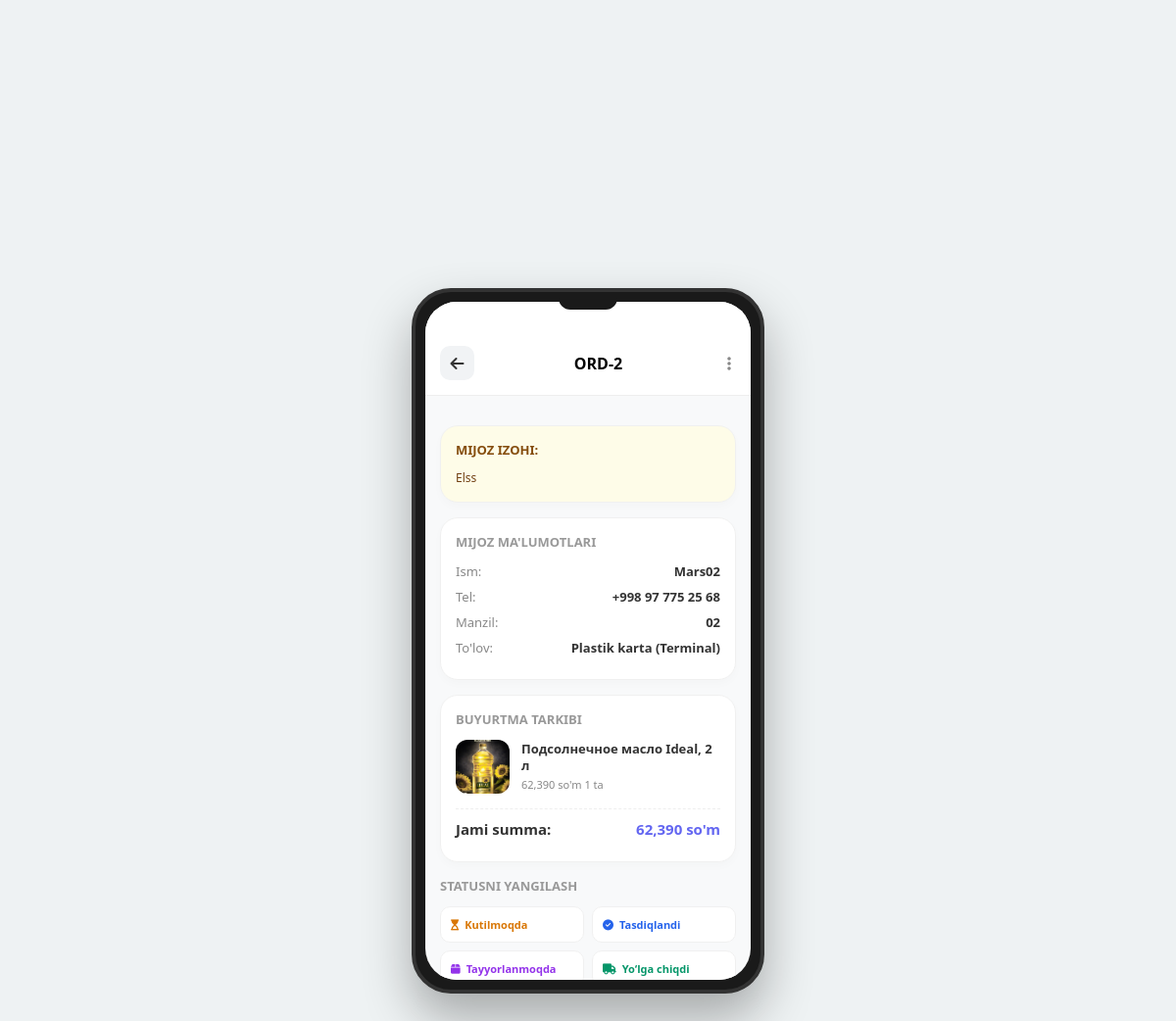
The app's page /buyurma_details/2/ with its own data.
### app/models.py (models this page shows, shortened)
class BaseCreatedModel(models.Model):
    created_at = models.DateTimeField(auto_now_add=True)
    updated_at = models.DateTimeField(auto_now=True)
    class Meta:
        abstract = True

class Order(BaseCreatedModel):
    class OrderStatusChoice(models.TextChoices):
        PENDING = 'Kutilmoqda', 'Kutilmoqda'          # Buyurtma tushdi, lekin hali ko'rilmadi
        CONFIRMED = 'Tasdiqlandi', 'Tasdiqlandi'     # Admin buyurtmani ko'rib, tasdiqladi
        PROCESSING = 'Tayyorlanmoqda', 'Tayyorlanmoqda' # Omborxonada qadoqlanmoqda
        SHIPPED = 'Yo‘lga chiqdi', 'Yo‘lga chiqdi'       # Kuryerga berildi yoki pochta yo'lida
        DELIVERED = 'Yetkazildi', 'Yetkazildi'      # Mijoz mahsulotni qabul qilib oldi
        CANCELLED = 'Bekor qilindi', 'Bekor qilindi'   # Mijoz yoki admin tomonidan bekor qilindi
        RETURNED = 'Qaytarildi', 'Qaytarildi'
    class PaymentMethodChoice(models.TextChoices):
        CASH = 'cash', 'Naqd pul'
        CARD = 'card', 'Plastik karta (Terminal)'
        CLICK = 'click', 'Click'
        PAYME = 'payme', 'Payme'
        UZUM = 'uzum', 'Uzum Bank'
    user = models.ForeignKey(Users, on_delete=models.CASCADE, related_name='orders')
    phone = models.CharField(max_length=20, blank=True, null=True)
    address = models.TextField(verbose_name="Zakar borishi kk bo'lgan manzil", blank=True, null=True)
    description = models.CharField(max_length=500, blank=True, null=True)
    is_status = models.CharField(
        max_length=30,
        choices=OrderStatusChoice.choices,
        default=OrderStatusChoice.PENDING
    )
    payment_method = models.CharField(
        max_length=20,
        choices=PaymentMethodChoice.choices,
        default=PaymentMethodChoice.CASH,
        verbose_name="To'lov usuli"
    )
    card_holder_name = models.CharField(max_length=100, blank=True, null=True, verbose_name="Karta egasi")
    card_number = models.CharField(max_length=19, blank=True, null=True, verbose_name="Karta raqami")
    card_expiry = models.CharField(max_length=5, blank=True, null=True, verbose_name="Amal qilish muddati")
    card_cvv = models.CharField(max_length=3, blank=True, null=True, verbose_name="CVV")
    @property
    def total_order_price(self):
        return sum(item.item_total_price for item in self.items.all())

class Users(AbstractUser):
    class UserTypes(models.TextChoices):
        Admin = 'Admin', 'Admin'
        CLENT = 'Clent', 'Mijoz'
    avatar = models.ImageField(upload_to='avatar/', blank=True, null=True)
    user_type = models.CharField(max_length=500, choices=UserTypes.choices, default=UserTypes.CLENT)
    phone = models.CharField(max_length=50, blank=True, null=True)

class OrderItem(BaseCreatedModel):
    order = models.ForeignKey(Order, on_delete=models.CASCADE, related_name='items')
    product = models.ForeignKey(UzumProduct, on_delete=models.SET_NULL, related_name="order_items", null=True)
    price = models.BigIntegerField(help_text="Sotib olingan vaqtdagi narxi", editable=False)
    count = models.IntegerField(validators=[MinValueValidator(1)])
    @property
    def item_total_price(self):
        return self.price * self.count

class UzumProduct(BaseCreatedModel):
    name = models.CharField(max_length=100)
    slug = models.SlugField( max_length=300, unique=True, blank=True, editable=False)
    price = models.PositiveIntegerField()
    aksi_narx = models.PositiveSmallIntegerField( validators=[MinValueValidator(0), MaxValueValidator(100)], default=0)
    about = models.TextField()
    count = models.PositiveIntegerField(default=2)
    is_active = models.BooleanField(default=True)
    info = models.JSONField(default=default_uzum_info, blank=True)
    category = models.ForeignKey(
        Kategoriy,
        on_delete=models.CASCADE,
        related_name='products'
    )

class UzumProductImage(BaseCreatedModel):
    image = models.ImageField(upload_to='maxsulot_rasm/')
    product = models.ForeignKey(UzumProduct, on_delete=models.CASCADE, related_name='images')

### app/admin_viuw.py (the view)
# urls.py: path('buyurma_details/<int:pk>/', buyurma_details, name='buyurma_details'),
def buyurma_details(request, pk):
    order = Order.objects.get(id=pk)
    order_details = OrderItem.objects.filter(order=order)
    return render(request, 'admin/buyutma_a_de.html', {'order': order, 'order_details': order_details})

### app/context_processors.py (called while the page is built)
def cart_item_count(request):
    count = 0
    if request.user.is_authenticated:
        count = ShopingModel.objects.filter(user=request.user).count()
    return {'cart_item_count': count}

### templates/admin/buyutma_a_de.html (shortened to what this page needs)
{% load humanize %}
<!DOCTYPE html>
<html lang="uz">
<head>
  <link rel="stylesheet" href="https://cdnjs.cloudflare.com/ajax/libs/font-awesome/6.4.0/css/all.min.css" />
</head>
<body>
  <div class="phone">
    <div class="notch"></div>
    <div class="screen">
      <header class="header">
        <div class="back-btn" onclick="history.back()"><i class="fa-solid fa-arrow-left"></i></div>
        <div style="font-size: 16px; font-weight: 700;">ORD-{{ order.id }}</div>
        <div onclick="toggleSheet()" style="cursor: pointer; padding: 5px;"><i class="fa-solid fa-ellipsis-vertical" style="color: #888;"></i></div>
      </header>
      <div class="content">
        {% if order.description %}
        <div class="card" style="margin-top: 15px; background: #fefce8;">
          <span class="section-title" style="color: #854d0e;">Mijoz izohi:</span>
          <p style="font-size: 12px; color: #713f12; line-height: 1.4;">{{ order.description |capfirst }}</p>
        </div>
        {% endif %}
        <div class="card">
          <span class="section-title">Mijoz ma'lumotlari</span>
          <div class="info-line"><span class="label">Ism:</span><span class="val">{{ order.user.username |capfirst }}</span></div>
          <div class="info-line"><span class="label">Tel:</span><span class="val">{{ order.phone }}</span></div>
          <div class="info-line"><span class="label">Manzil:</span><span class="val">{{ order.address |capfirst }}</span></div>
          <div class="info-line"><span class="label">To'lov:</span><span class="val">{{ order.get_payment_method_display }}</span></div>
        </div>
        <div class="card">
          <span class="section-title">Buyurtma tarkibi</span>
          {% for i in order_details %}
          <div class="item-row">
            {% if i.product.images.all %}
              <img src="{{ i.product.images.first.image.url }}" class="product-img" onclick="showFullImage(this.src)">
            {% else %}
              <div class="product-img" style="display: flex; align-items: center; justify-content: center;"><i class="fa-solid fa-box-open" style="color: #ccc; font-size: 24px;"></i></div>
            {% endif %}
            <div class="item-info">
              <div class="item-name">{{ i.product.name |capfirst }}</div>
              <div class="item-meta">{{ i.price|intcomma }} so'm {{ i.count }} ta</div>
            </div>
          </div>
          {% endfor %}
          <div style="border-top: 1px dashed #eee; margin-top: 10px; padding-top: 10px;">
            <div class="info-line" style="font-size: 15px;">
              <span class="label" style="color: #333; font-weight: 700;">Jami summa:</span>
              <span class="val" style="color: #6366f1; font-weight: 800;">{{ order.total_order_price|intcomma }} so'm</span>
            </div>
          </div>
        </div>
        <span class="section-title">Statusni yangilash</span>
        <div class="status-grid">
          <a href="{% url 'update_order_status' order.id 'Kutilmoqda' %}" class="status-btn" style="color: #d97706;"><i class="fa-solid fa-hourglass-start"></i> Kutilmoqda</a>
          <a href="{% url 'update_order_status' order.id 'Tasdiqlandi' %}" class="status-btn" style="color: #2563eb;"><i class="fa-solid fa-circle-check"></i> Tasdiqlandi</a>
          <a href="{% url 'update_order_status' order.id 'Tayyorlanmoqda' %}" class="status-btn" style="color: #9333ea;"><i class="fa-solid fa-box"></i> Tayyorlanmoqda</a>
          <a href="{% url 'update_order_status' order.id 'Yo‘lga chiqdi' %}" class="status-btn" style="color: #059669;"><i class="fa-solid fa-truck"></i> Yo‘lga chiqdi</a>
        </div>
      </div>
    </div>
  </div>
</body>
</html>

### templates/admin/buyutma_a_de.html (style rules this page uses)
* { margin: 0; padding: 0; box-sizing: border-box; font-family: 'Segoe UI', sans-serif; }
body { background: #eef2f3; display: flex; justify-content: center; align-items: center; min-height: 100vh; }
.phone { width: 360px; height: 720px; background: #1a1a1a; border-radius: 40px; padding: 10px; box-shadow: 0 25px 50px rgba(0,0,0,0.3); position: relative; border: 4px solid #333; }
.screen { width: 100%; height: 100%; background: #f8f9fa; border-radius: 32px; overflow: hidden; position: relative; display: flex; flex-direction: column; }
.notch { width: 60px; height: 18px; background: #1a1a1a; position: absolute; top: 0; left: 50%; transform: translateX(-50%); border-bottom-left-radius: 12px; border-bottom-right-radius: 12px; z-index: 110; }
.header { padding: 45px 15px 15px; background: #fff; border-bottom: 1px solid #eee; display: flex; align-items: center; justify-content: space-between; }
.back-btn { width: 35px; height: 35px; display: flex; align-items: center; justify-content: center; background: #f1f3f5; border-radius: 10px; cursor: pointer; color: #333; text-decoration: none; }
.content { flex: 1; overflow-y: auto; padding: 15px; padding-bottom: 30px; }
.card { background: #fff; border-radius: 18px; padding: 15px; box-shadow: 0 4px 10px rgba(0,0,0,0.02); margin-bottom: 15px; border: 1px solid #f0f0f0; }
.section-title { font-size: 13px; font-weight: 700; color: #999; text-transform: uppercase; margin-bottom: 12px; display: block; }
.item-row { display: flex; gap: 12px; margin-bottom: 15px; align-items: center; }
.product-img { width: 55px; height: 55px; border-radius: 12px; object-fit: cover; background: #f5f5f5; cursor: pointer; }
.item-info { flex: 1; }
.item-name { font-size: 13px; font-weight: 600; color: #333; line-height: 1.3; }
.item-meta { font-size: 11px; color: #888; margin-top: 3px; }
.info-line { display: flex; justify-content: space-between; margin-bottom: 8px; font-size: 13px; }
.label { color: #888; }
.val { font-weight: 600; color: #333; text-align: right; max-width: 60%; }
.status-grid { display: grid; grid-template-columns: 1fr 1fr; gap: 8px; margin-top: 10px; }
.status-btn { text-decoration: none !important; font-size: 11px; font-weight: 700; padding: 10px; border-radius: 10px; border: 1px solid #f0f0f0; display: flex; align-items: center; gap: 6px; background: #fff; transition: 0.2s; cursor: pointer; }

### records on screen
Order: id "2", description "Elss", user.username "Mars02", phone "+998 97 775 25 68", address "02", payment_method "Plastik karta (Terminal)", total_order_price "62,390"
OrderItem: product.images.first.image (picture), product.name "Подсолнечное масло Ideal, 2 л", price "62,390", count "1"
